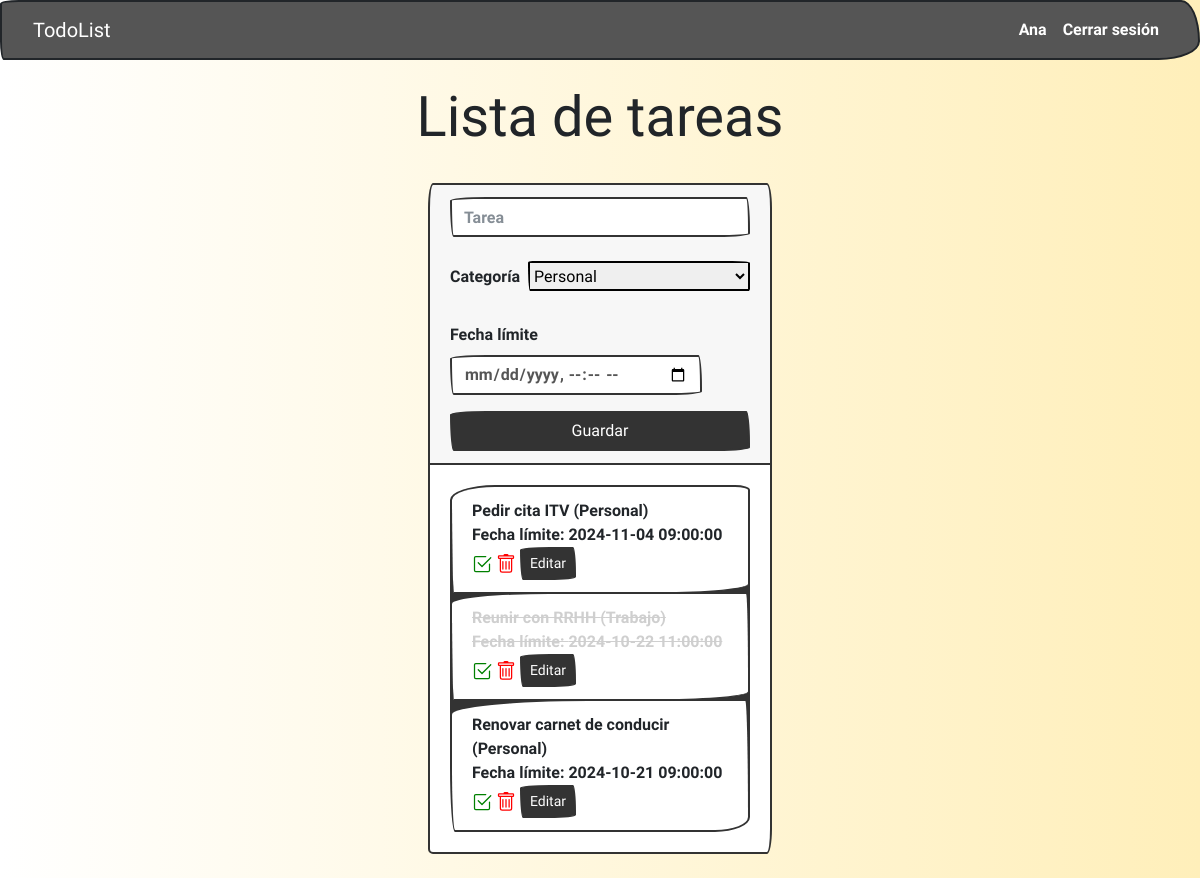
/tareas (signed in), run on the app's committed database.
### models.py (models this page shows, shortened)
class User(db.Base):
    __tablename__ = "user"
    id = Column(Integer, primary_key=True)
    username = Column(String(20), unique = True, nullable=False)
    password = Column(Text, nullable=False)

class Tarea(db.Base):
    __tablename__ = "tarea"
    __table_args__ = {'sqlite_autoincrement': True}
    id = Column(Integer, primary_key=True)
    creado_por = Column(Integer, ForeignKey('user.id'), nullable=False)
    contenido = Column(String(200), nullable=False)
    categoria = Column(String(50), nullable=False)
    fecha = Column(DateTime, default=datetime.utcnow)
    hecha = Column(Boolean)

### main.py (the view)
@app.route("/tareas")
@login_required
def tareas():
    todas_las_tareas = db.session.query(Tarea).all()
    return render_template("todo.html", lista_de_tareas=todas_las_tareas)  # para comunicar python con html

### main.py (called while the page is built)
@app.before_request  # registrar la función para que se ejecute antes de cada request, para verificar si la persona ha iniciado la sesión o no
def load_logged_in_user():
    user_id = session.get('user_id')
    if user_id is None:
        g.user = None
    else:
        g.user = db.session.get(User, user_id)
        if not g.user:
            print("La conexión a la base de datos ha caído.")
            abort(500)

def login_required(view):
    @functools.wraps(view)
    def wrapped_view(**kwargs):
        if g.user is None:
            return redirect(url_for('login'))
        return view(**kwargs)
    return wrapped_view

### templates/todo.html (shortened to what this page needs)
{% extends 'base.html' %}
{% block content %}
<h1 class="display-4 text-center mt-4 titulo">{% block title %}Lista de tareas{% endblock %}</h1>
<link rel="stylesheet" href="{{ url_for('static', filename='main.css') }}">
<link rel="stylesheet" href="https://cdn.jsdelivr.net/npm/bootswatch@4.5.2/dist/sketchy/bootstrap.min.css"
>
<main class="container p-4">
    <div class="row">
        <div class="col-md-4 offset-md-4 my-auto">
            <div class="card">
                <div class="card-header">
                    <form action="/crear-tarea" method="post">
                        <div class="form-group">
                            <input type="text" name="contenido_tarea" placeholder="Tarea" class="form-control"
                                   autofocus>
                            <div class="d-flex flex-row my-4" style="height: 30px;">
                                <label for="selectCategoria1" class="form-label mb-0 mr-2 my-1">Categoría</label>
                                <select class="form-select flex-grow-1 categoriaBorder" id="selectCategoria1"
                                        name="categoria_tarea">
                                    <option value="Personal">Personal</option>
                                </select>
                            </div>
                            <div class='input-group date mt-2'>
                                <label class="mr-2 mt-2">Fecha límite</label>
                                <div class="d-flex flex-row">
                                    <input type='datetime-local' class="form-control" name="datepicker">
                                </div>
                            </div>
                        </div>
                        <button type="submit" class="btn btn-primary btn-block">
                            Guardar
                        </button>
                    </form>
                </div>
                <div class="card-body">
                    <ul class="list-group">
                        {% for tarea in lista_de_tareas | reverse %}
                        {% if g.user.id == tarea.creado_por %}
                        <li class="list-group-item">
                                <span class="{% if tarea.hecha == true %} tarea_hecha {% endif %}">
                                    {{tarea.contenido}} ({{tarea.categoria}}) <br/>
                                    Fecha límite: {{tarea.fecha}}
                                </span>
                            <a href="/tarea-hecha/{{tarea.id}}" style="text-decoration:none">
                            </a>
                            <a href="/eliminar-tarea/{{tarea.id}}" style="text-decoration:none">
                            </a>
                            <button type="button" class="btn btn-primary btn-sm" data-toggle="modal"
                                    data-target="#modalEditar{{tarea.id}}">
                                Editar
                            </button>
                        </li>
                        {% endif %}
                        {% endfor %}
                    </ul>
                </div>
            </div>
        </div>
    </div>
</main>
{% endblock %}

### templates/base.html (shortened to what this page needs)
<!DOCTYPE html>
<html lang="en">
<head>
    <link rel="stylesheet" href="https://cdn.jsdelivr.net/npm/bootswatch@4.5.2/dist/sketchy/bootstrap.min.css"
>
    <link rel="stylesheet" href="{{ url_for('static', filename='home.css') }}">
</head>
<body>
    <nav class="navbar navbar-expand-sm navbar-dark bg-dark data-bs-theme="dark"">
        <div class="container-fluid">
            <a class="navbar-brand" href="{{url_for('index')}}">TodoList</a>
            <div class="collapse navbar-collapse justify-content-end" id="navbarNav">
                <ul class="navbar-nav">
                    {% if g.user %}
                    <li class="nav-item">
                        <span class="nav-link active"> {{ g.user.username }} </span>
                    </li>
                    <li class="nav-item">
                        <a class="nav-link" href="{{url_for('logout')}}">Cerrar sesión</a>
                    </li>
                    {% endif %}
                </ul>
            </div>
        </div>
    </nav>
    {% block content %}
    {% endblock %}
</body>
</html>

### static/home.css (style rules this page uses)
body { background: #ECE9E6; background: -webkit-linear-gradient(to right, #FFFFFF, #ECE9E6); background: linear-gradient(to right, #FFFFFF, #ECE9E6); }

### static/main.css (style rules this page uses)
.titulo { font-family: "Josefin Sans", sans-serif; font-optical-sizing: auto; font-weight: <weight>; font-style: normal; }
body { background: #FFEFBA; background: -webkit-linear-gradient(to right, #FFFFFF, #FFEFBA); background: linear-gradient(to right, #FFFFFF, #FFEFBA); }
.categoriaBorder { border: 2px solid black; border-radius: 255px 25px 225px 25px / 25px 225px 25px 255px; }
.tarea_hecha { text-decoration: line-through; color: #cfcfcf }

### data on the page
User: user.username "Ana"
Tarea: contenido "Pedir cita ITV", categoria "Personal", fecha "2024-11-04 09:00:00"
Tarea: contenido "Reunir con RRHH", categoria "Trabajo", fecha "2024-10-22 11:00:00"
Tarea: contenido "Renovar carnet de conducir", categoria "Personal", fecha "2024-10-21 09:00:00"
